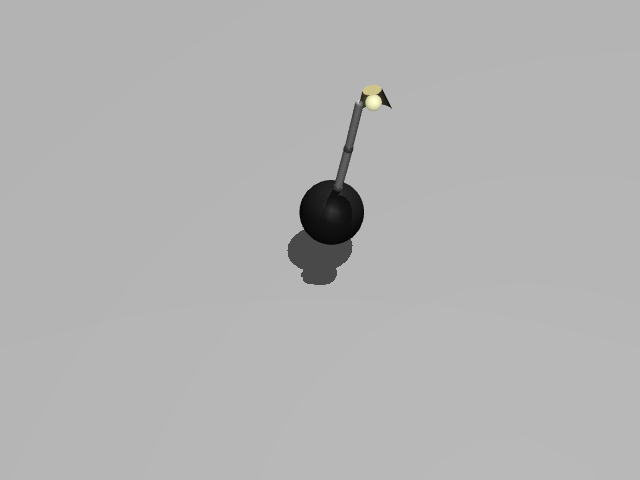

Recreate this plot in Python.
import mujoco
import imageio

model = mujoco.MjModel.from_xml_path("luxo_lamp.xml")
data = mujoco.MjData(model)

mujoco.mj_resetData(model, data)
key_id = model.key("home").id
mujoco.mj_resetDataKeyframe(model, data, key_id)

# No control, just let gravity do its thing.
for _ in range(200):
    mujoco.mj_step(model, data)
    print(f"t={data.time:.3f} base_z={data.qpos[2]:.3f} base_quat={data.qpos[3:7]}")

renderer = mujoco.Renderer(model, height=480, width=640)
renderer.update_scene(data)
imageio.imwrite("debug_base.png", renderer.render())
renderer.close()
